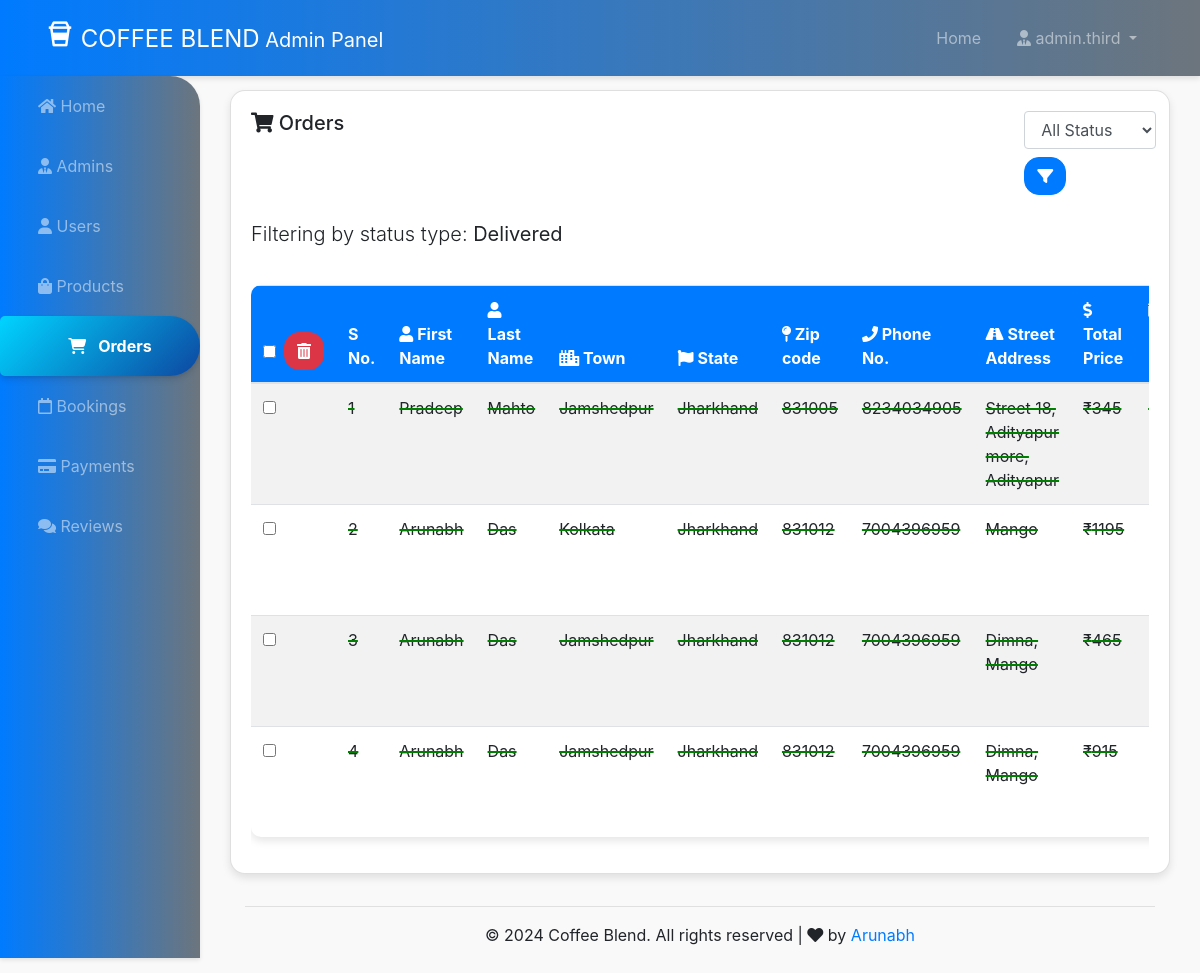
/admin-panel/orders-admins/show-orders.php?filter=Delivered (signed in), run on an earlier commit of the app's database.
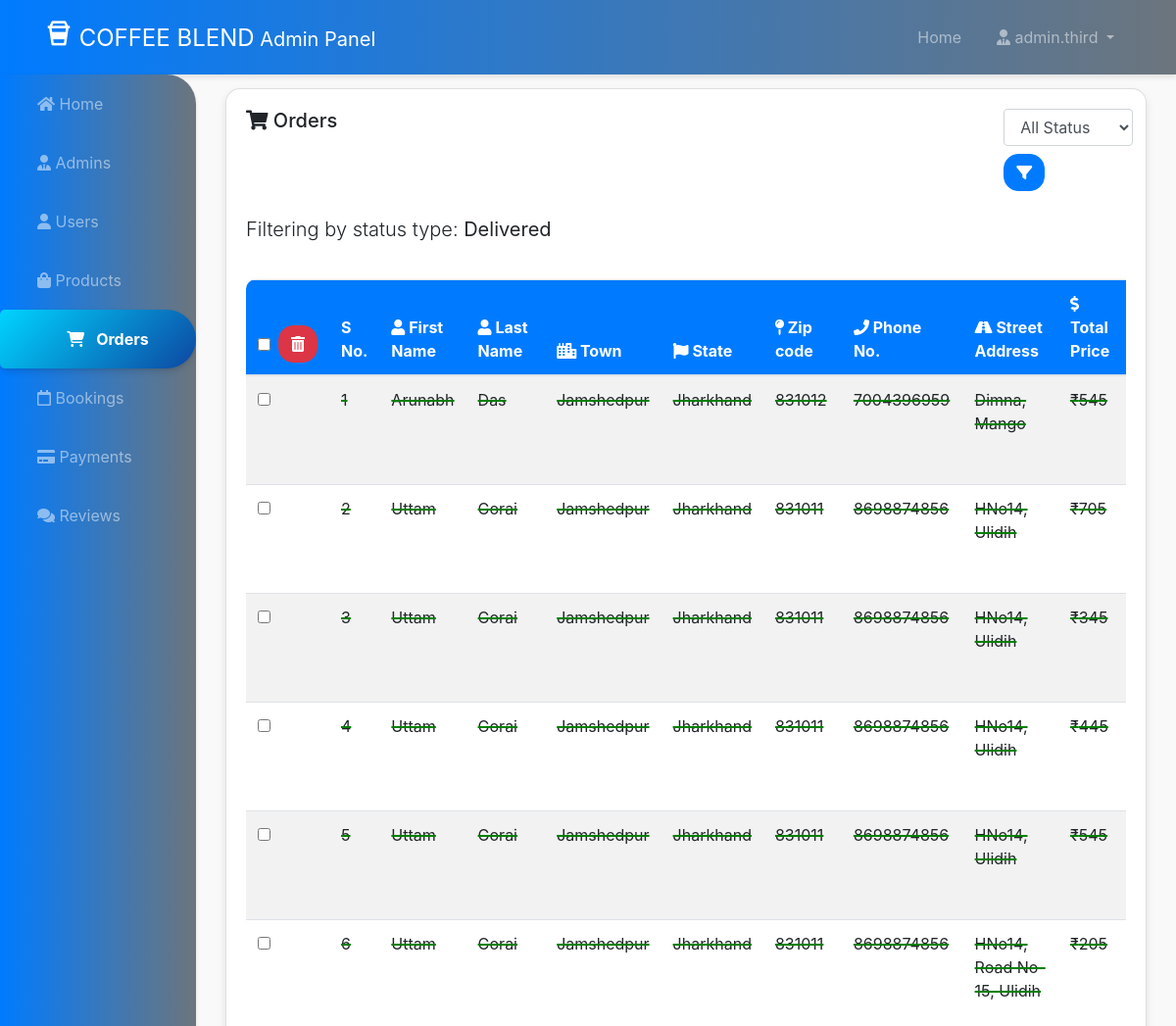
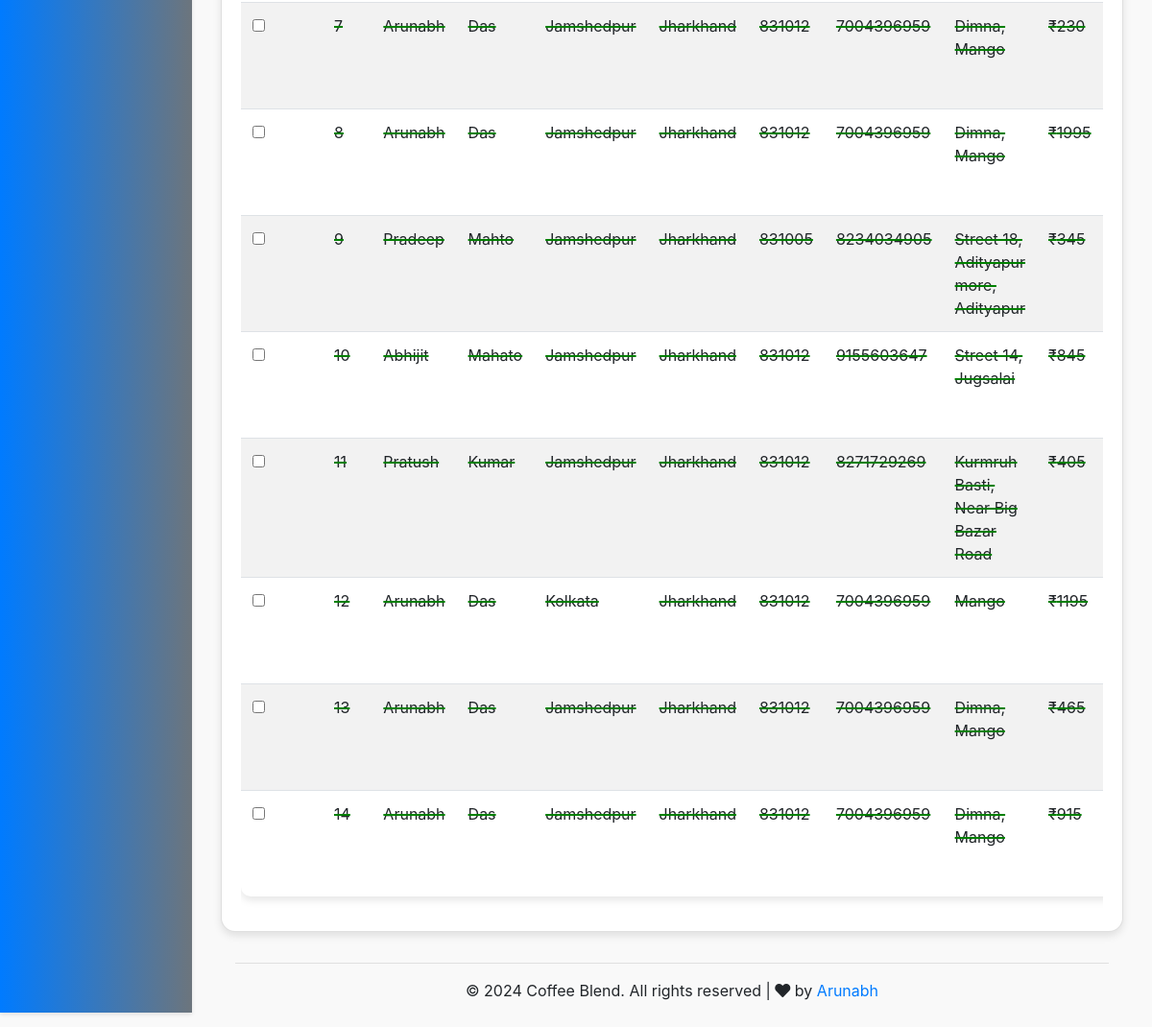
And on a later commit of the database (2 pictures, top to bottom).
### tables this page shows
CREATE TABLE `orders` (
  `id` int(10) NOT NULL,
  `first_name` varchar(200) NOT NULL,
  `last_name` varchar(200) NOT NULL,
  `state` varchar(200) NOT NULL,
  `street_address` varchar(200) NOT NULL,
  `town` varchar(200) NOT NULL,
  `zip_code` int(20) NOT NULL,
  `phone` varchar(20) NOT NULL,
  `email` varchar(200) NOT NULL,
  `user_id` int(10) NOT NULL,
  `status` varchar(200) NOT NULL,
  `discount` int(10) NOT NULL,
  `total_price` int(10) NOT NULL,
  `pay_id` int(11) DEFAULT NULL,
  `pay_type` varchar(200) NOT NULL,
  `pay_status` varchar(200) NOT NULL,
  `created_at` timestamp NOT NULL DEFAULT current_timestamp()
);

### admin-panel/orders-admins/show-orders.php (the view, shortened to what the changed rows need)
<?php require "../layouts/header.php"; ?>
<?php require "../../config/config.php"; ?>
<?php
$filterType = isset($_GET['filter']) ? $_GET['filter'] : '';
$query = "SELECT * FROM orders WHERE 1";
if (!empty($filterType)) {
    $query .= " AND status = :filterType";
}
$query .= " ORDER BY created_at DESC";
$ordersQuery = $conn->prepare($query);
if (!empty($filterType)) {
    $ordersQuery->bindParam(':filterType', $filterType);
}
$ordersQuery->execute();
$allOrders = $ordersQuery->fetchAll(PDO::FETCH_OBJ);
?>
<link rel="stylesheet" href="https://cdnjs.cloudflare.com/ajax/libs/font-awesome/6.5.1/css/all.min.css" />
<link rel="stylesheet" type="text/css" href="https://cdn.datatables.net/1.11.5/css/jquery.dataTables.css">
<div class="row">
    <div class="col">
        <div class="card">
            <div class="card-body">
                <div class="table-responsive">
                    <table id="orderTable" class="table table-striped table-hover">
                        <thead>
                            <tr>
                                <th scope="col">
                                    <div class="d-flex align-items-center">
                                        <input type="checkbox" id="select-all">
                                        <button type="button" class="btn btn-danger ml-2" id="bulk-delete"><i class="fas fa-trash-alt"></i></button>
                                    </div>
                                </th>
                                <th scope="col">S No.</th>
                                <th scope="col"><i class="fas fa-user"></i> First Name</th>
                                <th scope="col"><i class="fas fa-user"></i> Last Name</th>
                                <th scope="col"><i class="fas fa-city"></i> Town</th>
                                <th scope="col"><i class="fas fa-flag"></i> State</th>
                                <th scope="col"><i class="fas fa-map-pin"></i> Zip code</th>
                                <th scope="col"><i class="fas fa-phone"></i> Phone No.</th>
                                <th scope="col"><i class="fas fa-road"></i> Street Address</th>
                                <th scope="col"><i class="fas fa-dollar-sign"></i> Total Price</th>
                                <th scope="col"><i class="fas fa-id-card"></i> Payment ID</th>
                            </tr>
                        </thead>
                        <tbody>
                            <?php $serial = 1; ?>
                            <?php foreach($allOrders as $order) : ?>
                                <?php
                                $statusClass = $order->status === 'Delivered' ? 'delivered-order' : ($order->status === 'Cancelled' ? 'cancelled-order' : '');
                                ?>
                                <tr class="<?php echo $statusClass . ($order->status === 'Pending' ? ' pending-order' : '') . ($order->status === 'In Progress' ? ' in-progress-order' : ''); ?>">
                                    <td><input type="checkbox" class="order-checkbox" value="<?php echo $order->id; ?>"></td>
                                    <td><?php echo $serial++; ?></td>
                                    <td><?php echo $order->first_name; ?></td>
                                    <td><?php echo $order->last_name; ?></td>
                                    <td><?php echo $order->town; ?></td>
                                    <td><?php echo $order->state; ?></td>
                                    <td><?php echo $order->zip_code; ?></td>
                                    <td><?php echo $order->phone; ?></td>
                                    <td><?php echo $order->street_address; ?></td>
                                    <td>₹<?php echo $order->total_price; ?></td>
                                    <td><?php echo $order->pay_id; ?></td>
                                </tr>
                            <?php endforeach; ?>
                        </tbody>
                    </table>
                </div>
            </div>
        </div>
    </div>
</div>
<?php require "../layouts/footer.php"; ?>

What changed in the data, as far as the page shows it:
added orders: first_name "Arunabh", last_name "Das", town "Jamshedpur", state "Jharkhand", zip_code "831012", phone "7004396959", street_address "Dimna, Mango", total_price "545"
added orders: first_name "Uttam", last_name "Gorai", town "Jamshedpur", state "Jharkhand", zip_code "831011", phone "8698874856", street_address "HNo14, Ulidih", total_price "705"
added orders: first_name "Uttam", last_name "Gorai", town "Jamshedpur", state "Jharkhand", zip_code "831011", phone "8698874856", street_address "HNo14, Ulidih", total_price "345"
added orders: first_name "Uttam", last_name "Gorai", town "Jamshedpur", state "Jharkhand", zip_code "831011", phone "8698874856", street_address "HNo14, Ulidih", total_price "445"
added orders: first_name "Uttam", last_name "Gorai", town "Jamshedpur", state "Jharkhand", zip_code "831011", phone "8698874856", street_address "HNo14, Ulidih", total_price "545"
added orders: first_name "Uttam", last_name "Gorai", town "Jamshedpur", state "Jharkhand", zip_code "831011", phone "8698874856", street_address "HNo14, Road No-15, Ulidih", total_price "205"
now on this page (row edited): orders: first_name "Arunabh", last_name "Das", town "Jamshedpur", state "Jharkhand", zip_code "831012", phone "7004396959", street_address "Dimna, Mango", total_price "230"
now on this page (row edited): orders: first_name "Arunabh", last_name "Das", town "Jamshedpur", state "Jharkhand", zip_code "831012", phone "7004396959", street_address "Dimna, Mango", total_price "1995"
now on this page (row edited): orders: first_name "Abhijit", last_name "Mahato", town "Jamshedpur", state "Jharkhand", zip_code "831012", phone "9155603647", street_address "Street 14, Jugsalai", total_price "845"
now on this page (row edited): orders: first_name "Pratush", last_name "Kumar", town "Jamshedpur", state "Jharkhand", zip_code "831012", phone "8271729269", street_address "Kurmruh Basti, Near Big Bazar Road", total_price "405"
